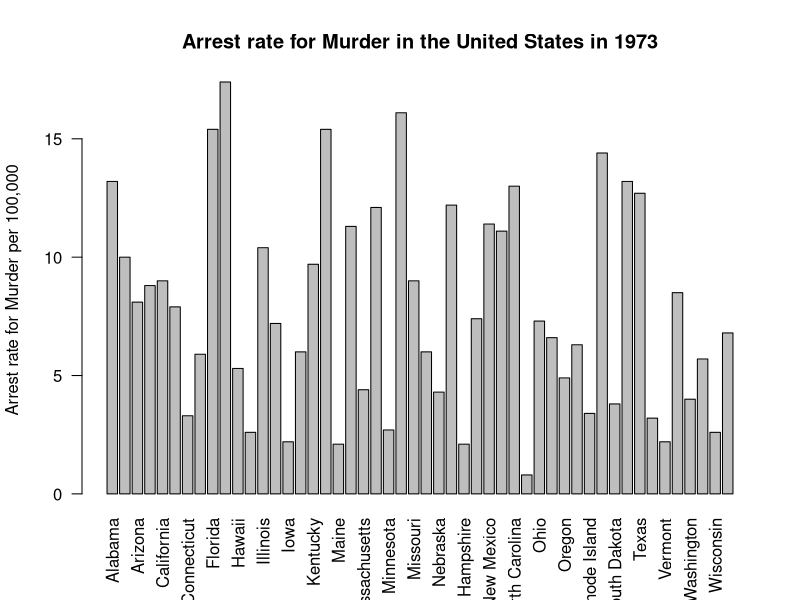
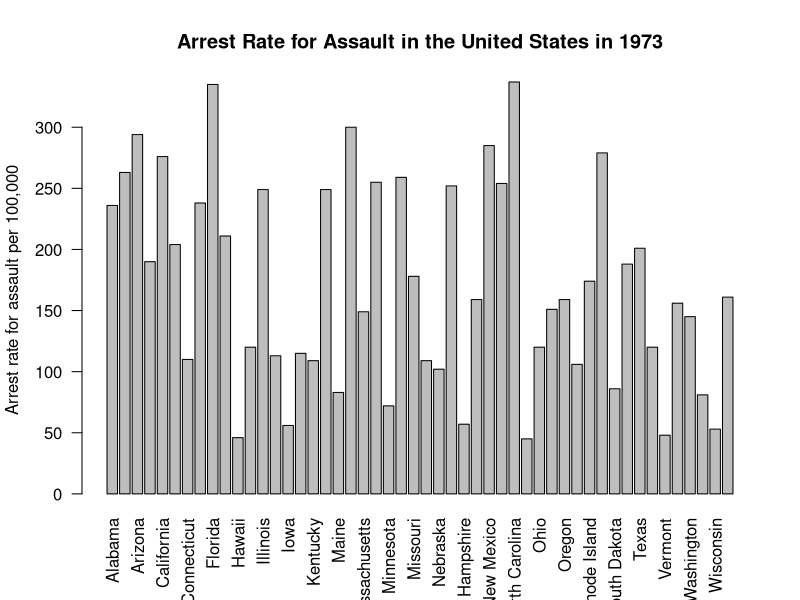
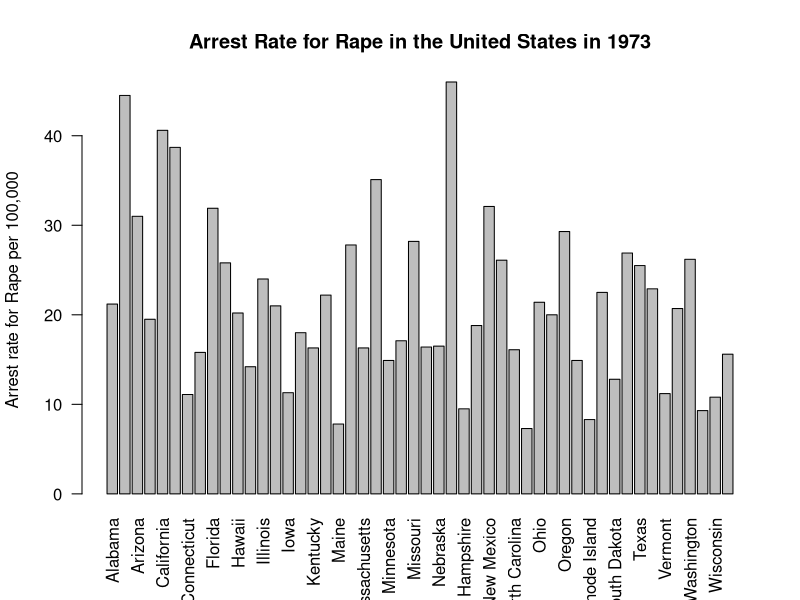
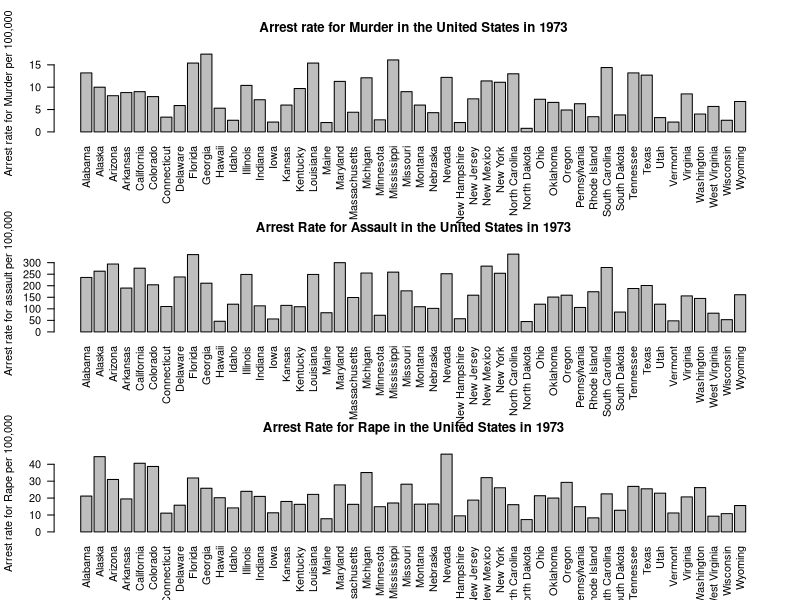

Generate these figures, in order, with R:
## ---- chunk 1
dat<-USArrests

## ---- chunk 2
USArrests
dat<-USArrests


## ---- chunk 3
  state.names = row.names(USArrests)
barplot(USArrests$Murder, names.arg = state.names, las = 2, ylab = "Arrest rate for Murder per 100,000", 
    main = "Arrest rate for Murder in the United States in 1973")
## ---- chunk 4
  state.names = row.names(USArrests)
barplot(USArrests$Assault, names.arg = state.names, las = 2, ylab = "Arrest rate for assault per 100,000", 
    main = "Arrest Rate for Assault in the United States in 1973")

 state.names = row.names(USArrests)
barplot(USArrests$Rape, names.arg = state.names, las = 2, ylab = "Arrest rate for Rape per 100,000", 
    main = "Arrest Rate for Rape in the United States in 1973")
## ---- chunk 5
   par(mfrow=c(3,1))
     state.names = row.names(USArrests)
barplot(USArrests$Murder, names.arg = state.names, las = 2, ylab = "Arrest rate for Murder per 100,000", 
    main = "Arrest rate for Murder in the United States in 1973")

state.names = row.names(USArrests)
barplot(USArrests$Assault, names.arg = state.names, las = 2, ylab = "Arrest rate for assault per 100,000", 
    main = "Arrest Rate for Assault in the United States in 1973")

 state.names = row.names(USArrests)
barplot(USArrests$Rape, names.arg = state.names, las = 2, ylab = "Arrest rate for Rape per 100,000", 
    main = "Arrest Rate for Rape in the United States in 1973")
